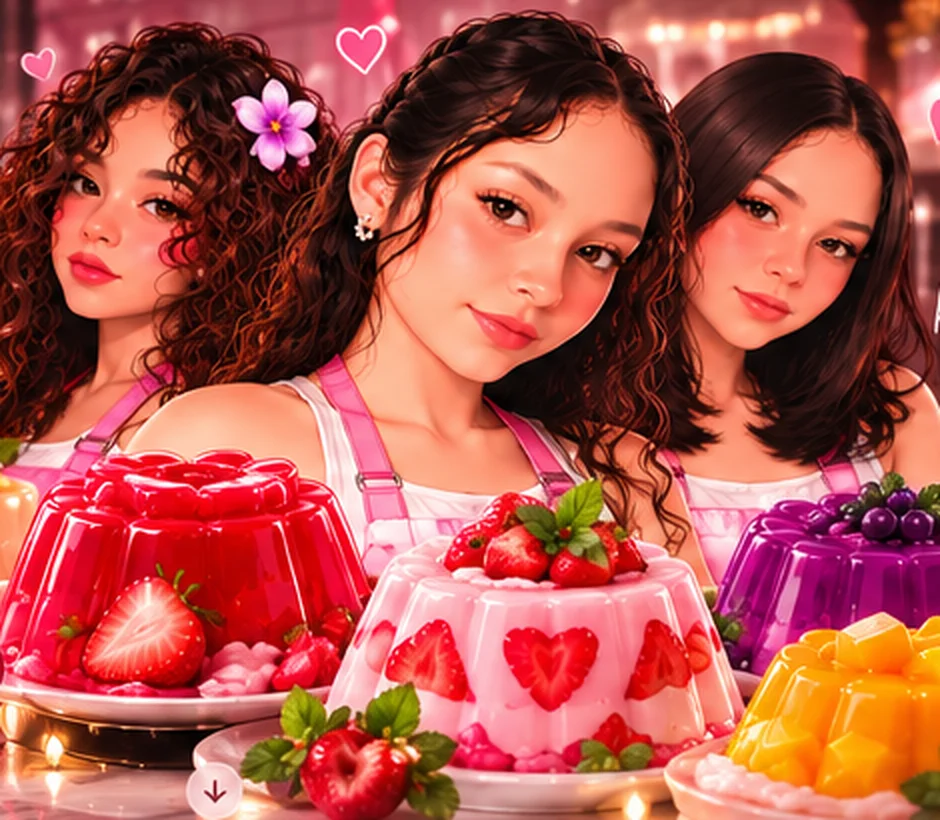
#> input picture assets/temp/hero-hermanas.webp, 940 x 820 px
$ python hero.py
#> lines starting #> are read from the running program, lines starting #| are printed output that depends on the picture
"""Separa la ilustración del hero en dos capas para el parallax.

Uso: python3 herramientas/hero.py   (requiere numpy, Pillow y opencv-python-headless)

Entrada:
  assets/temp/hero-hermanas.webp       ilustración actual (una sola imagen)
  fuentes/hero-hermanas-recorte.webp   la misma sin fondo (hyperframes remove-background)
Salida (assets/hero/):
  fondo-*.webp   el fondo de luces, desenfocado (se mueve poco)
  frente-*.webp  hermanas y gelatinas con transparencia (se mueve más)
"""
import os
import cv2
import numpy as np
from PIL import Image

HERE = os.path.dirname(os.path.abspath(__file__))
R = lambda *p: os.path.join(HERE, '..', *p)
OUT = R('assets', 'hero')

img = np.array(Image.open(R('assets', 'temp', 'hero-hermanas.webp')).convert('RGB'))
#> img is the input picture: shape (820, 940, 3); mean R, G, B 176.2, 85.9, 76.7
H, W = img.shape[:2]
#> H = 820; W = 940
yy, xx = np.mgrid[0:H, 0:W]

# 1) Quitar la flecha "↓" que quedó pegada del mockup (esquina inferior izquierda)
flecha = (((xx - 215) ** 2 + (yy - 790) ** 2) < 34 ** 2).astype(np.uint8) * 255
img = cv2.inpaint(img, flecha, 7, cv2.INPAINT_TELEA)

# 2) Frente: el recorte automático + toda la franja de gelatinas de abajo
#    (el recorte pierde el mango y parte de los platos, así que la franja va completa)
alfa = np.array(Image.open(R('fuentes', 'hero-hermanas-recorte.webp')).convert('RGBA'))[..., 3].astype(np.float32) / 255
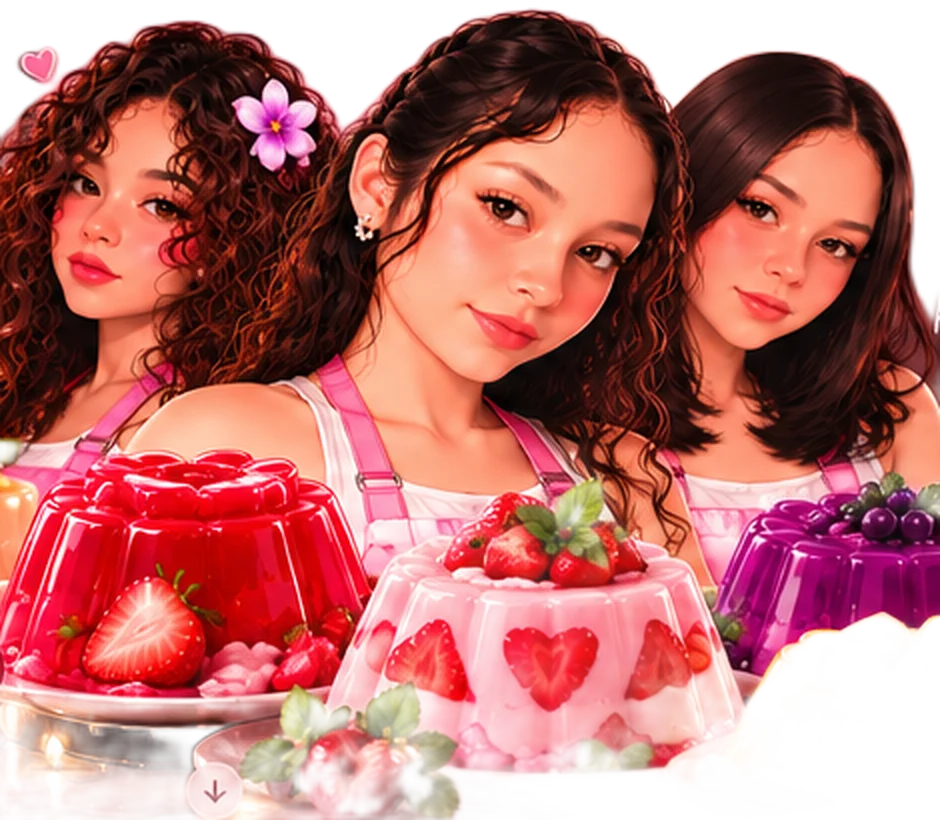
#> input picture fuentes/hero-hermanas-recorte.webp, 940 x 820 px
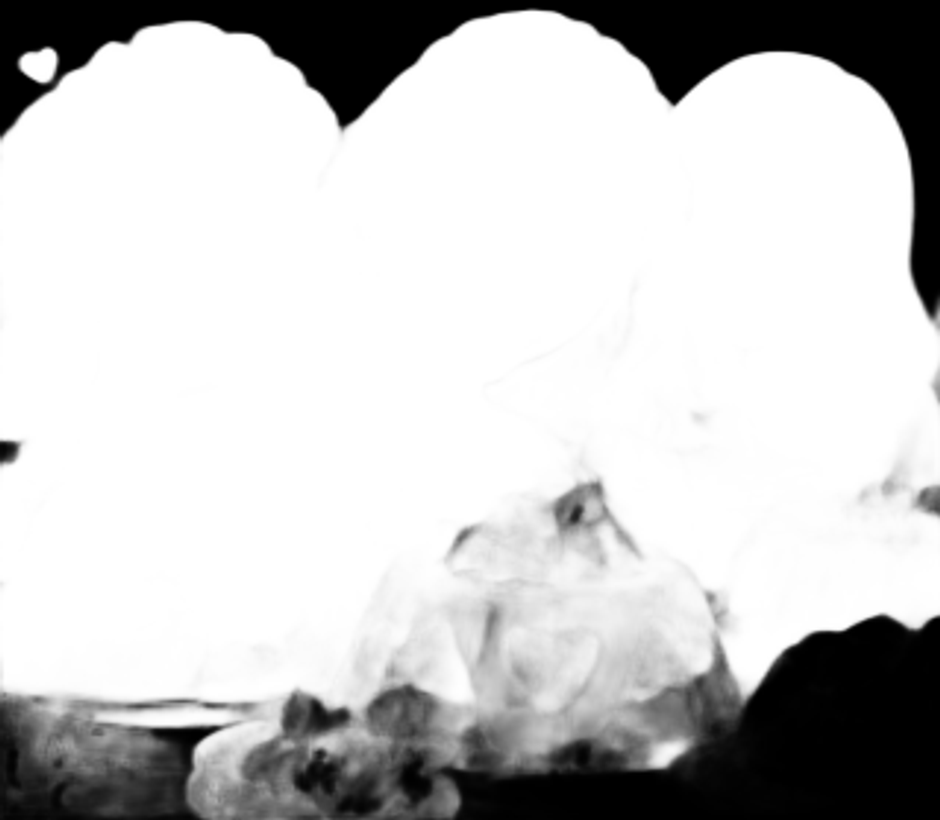
#> alfa: shape (820, 940) float32; min 0, max 1, mean 0.782
franja = np.clip((yy - 500) / 60, 0, 1)
alfa = np.maximum(alfa, franja)
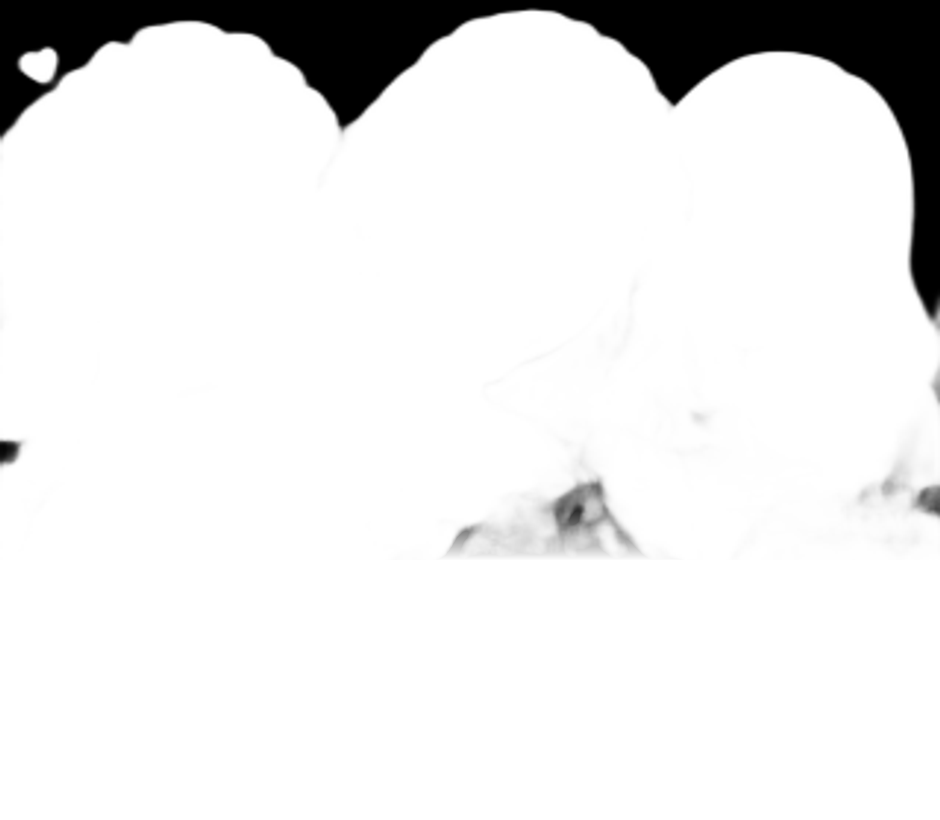
#> alfa: shape (820, 940) float64; min 0, max 1, mean 0.915
alfa = cv2.GaussianBlur(alfa, (0, 0), 1.2)
frente = np.dstack([img, (alfa * 255).astype(np.uint8)])
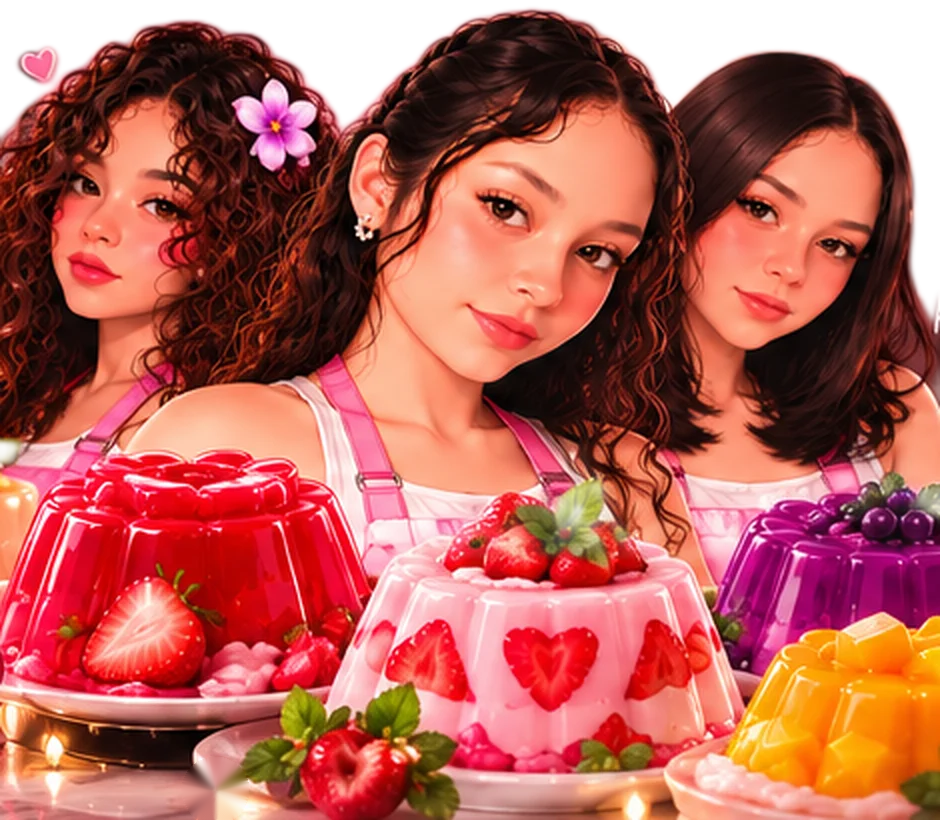
#> frente: shape (820, 940, 4); mean R, G, B, A 176.1, 85.7, 76.5, 233.3; transparent parts drawn white

# 3) Fondo: la misma escena muy desenfocada, para que al moverse no se vean huecos
fondo = cv2.GaussianBlur(img, (0, 0), 16).astype(np.float32)
fondo = np.clip(fondo * 0.92, 0, 255).astype(np.uint8)
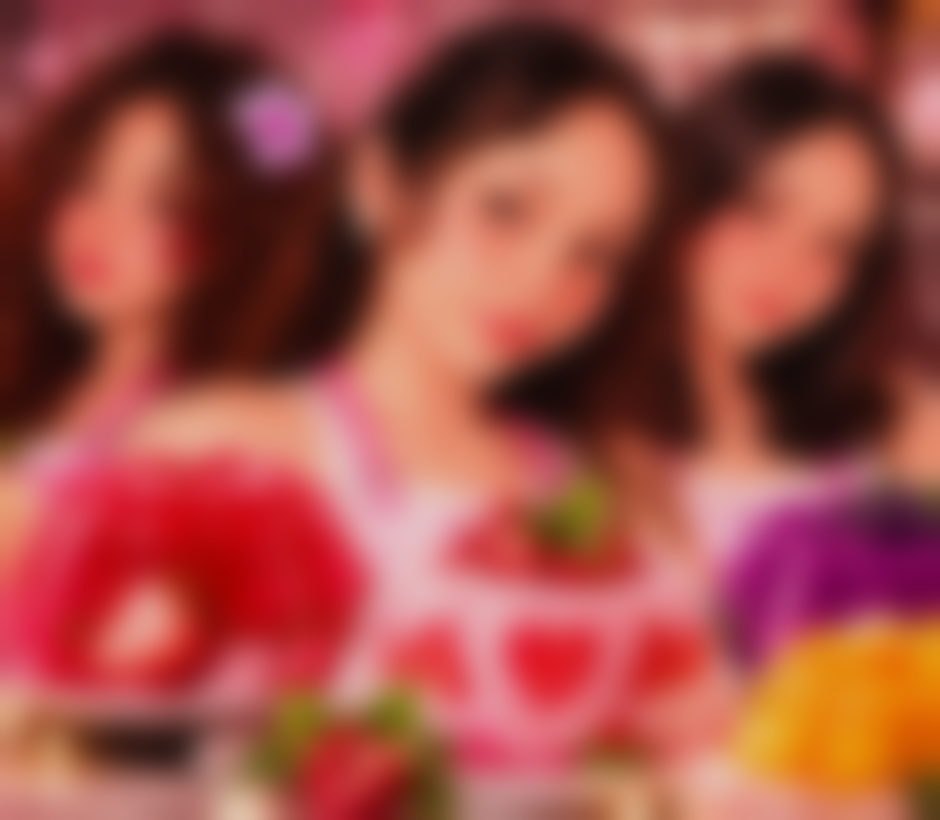
#> fondo: shape (820, 940, 3); mean R, G, B 161.5, 78.4, 69.9


def guardar(arr, nombre, modo):
#> called with nombre = 'frente', modo = 'RGBA'
    im = Image.fromarray(arr, modo)
    for w in (960, 1600):
        h = round(w * H / W)
        im.resize((w, h), Image.LANCZOS).save(os.path.join(OUT, f'{nombre}-{w}.webp'), 'WEBP', quality=86 if modo == 'RGBA' else 80, method=6)


guardar(frente, 'frente', 'RGBA')
guardar(fondo, 'fondo', 'RGB')
print('capas del hero listas', W, H)
#| capas del hero listas 940 820
